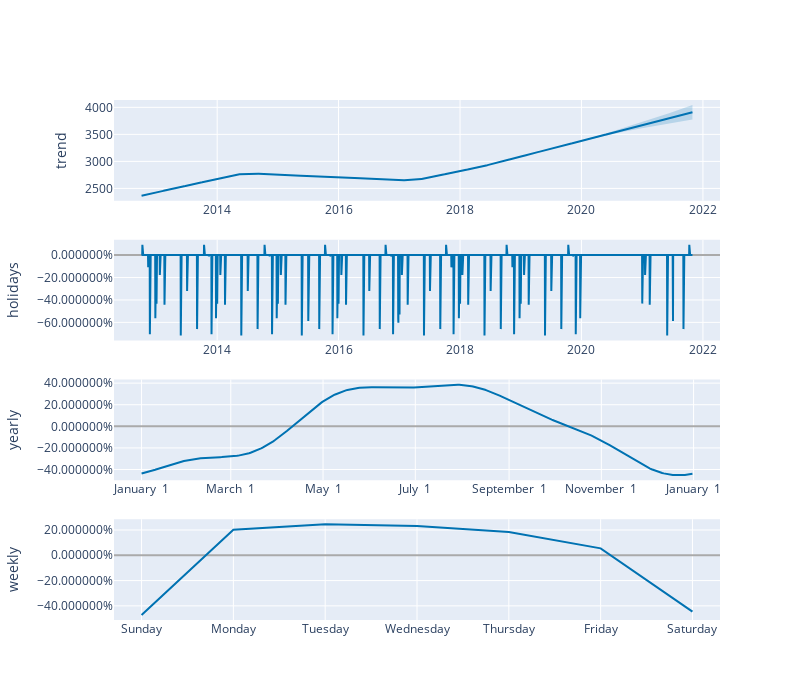

Write notebook code for a chart like this one.
### Code cell
fig = plot_components_plotly(model,
                             forecast,
                             figsize = (800, 175))
py.iplot(fig)

### Figure 1 — Plotly figure (JSON) as saved in the notebook; plotly's stock layout.template omitted (floating-point values rounded to 4 significant figures; data arrays with more than 128 entries replaced by an {"elided": "..."} marker saying what was removed)
{"data": [{"line": {"color": "#0072B2", "width": 2}, "mode": "lines", "name": "trend", "type": "scatter", "x": {"elided": "3315 str values"}, "xaxis": "x", "y": {"elided": "3315 float values"}, "yaxis": "y"}, {"line": {"color": "rgba(0, 114, 178, 0.2)", "width": 0}, "mode": "lines", "name": "trend_upper", "type": "scatter", "x": {"elided": "3315 str values"}, "xaxis": "x", "y": {"elided": "3315 float values"}, "yaxis": "y"}, {"fill": "tonexty", "fillcolor": "rgba(0, 114, 178, 0.2)", "line": {"color": "rgba(0, 114, 178, 0.2)", "width": 0}, "mode": "lines", "name": "trend_lower", "type": "scatter", "x": {"elided": "3315 str values"}, "xaxis": "x", "y": {"elided": "3315 float values"}, "yaxis": "y"}, {"line": {"color": "#0072B2", "width": 2}, "mode": "lines", "name": "holidays", "text": {"elided": "3315 str values"}, "type": "scatter", "x": {"elided": "3315 str values"}, "xaxis": "x2", "y": {"elided": "3315 float values"}, "yaxis": "y2"}, {"line": {"color": "#0072B2", "width": 2}, "mode": "lines", "name": "yearly", "type": "scatter", "x": {"elided": "365 str values"}, "xaxis": "x3", "y": {"elided": "365 float values"}, "yaxis": "y3"}, {"line": {"color": "#0072B2", "width": 2}, "mode": "lines", "name": "weekly", "type": "scatter", "x": ["2017-01-01T00:00:00", "2017-01-02T00:00:00", "2017-01-03T00:00:00", "2017-01-04T00:00:00", "2017-01-05T00:00:00", "2017-01-06T00:00:00", "2017-01-07T00:00:00"], "xaxis": "x4", "y": [-0.4721, 0.2016, 0.2453, 0.2317, 0.1848, 0.05478, -0.4462], "yaxis": "y4"}], "layout": {"height": 700, "showlegend": false, "width": 800, "xaxis": {"anchor": "y", "domain": [0, 1], "range": ["2012-04-20T07:12:00", "2022-04-13T16:48:00"], "type": "date"}, "xaxis2": {"anchor": "y2", "domain": [0, 1], "range": ["2012-04-20T07:12:00", "2022-04-13T16:48:00"], "type": "date"}, "xaxis3": {"anchor": "y3", "domain": [0, 1], "range": ["2016-12-13T18:54:02.958904115", "2018-01-18T11:04:57.863013581"], "tickformat": "%B %e", "type": "date"}, "xaxis4": {"anchor": "y4", "domain": [0, 1], "range": ["2016-12-31T16:48:00", "2017-01-07T07:12:00"], "tickformat": "%A", "type": "date"}, "yaxis": {"anchor": "x", "domain": [0.8063, 1], "rangemode": "normal", "title": {"text": "trend"}, "zerolinecolor": "#AAA"}, "yaxis2": {"anchor": "x2", "domain": [0.5375, 0.7312], "hoverformat": ".2%", "rangemode": "tozero", "tickformat": "%", "title": {"text": "holidays"}, "zerolinecolor": "#AAA"}, "yaxis3": {"anchor": "x3", "domain": [0.2687, 0.4625], "hoverformat": ".2%", "tickformat": "%", "title": {"text": "yearly"}, "zerolinecolor": "#AAA"}, "yaxis4": {"anchor": "x4", "domain": [0, 0.1938], "hoverformat": ".2%", "tickformat": "%", "title": {"text": "weekly"}, "zerolinecolor": "#AAA"}}}
